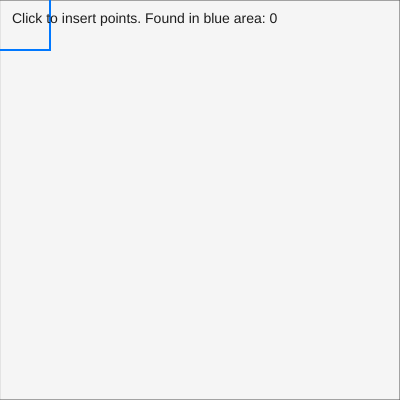
Frame 1 (no input)
Frame 60 (no input): identical to frame 1, image omitted
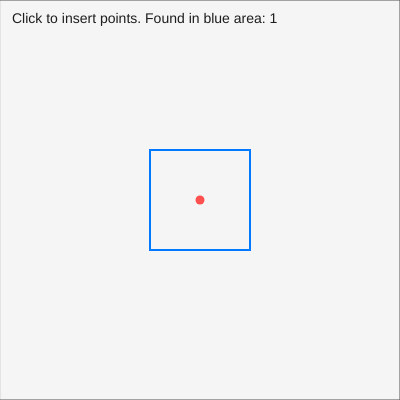
Frame 120 (the mouse pressed at the canvas centre since frame 60)

The p5.js sketch that drew these frames (run headless with seeded random() and noise() and a simulated clock; from frame 60 on, the mouse is pressed at the canvas centre):

// p5.js sketch
// ── sketch.js
let tree;
const querySize = 50;

function setup() {
  createCanvas(400, 400);

  // The root boundary covers the whole canvas.
  // Rectangle uses center x/y and half-width/half-height, so:
  // center = (width / 2, height / 2)
  // half size = (width / 2, height / 2)
  const boundary = new Rectangle(width / 2, height / 2, width / 2, height / 2);

  // The quadtree starts as one big node.
  // Each node can directly hold 4 points before it subdivides into 4 children.
  tree = new QuadTree(boundary, 4);
}

function draw() {
  background(245);

  // The search area follows the mouse.
  // It is also a Rectangle: center is mouseX/mouseY, size is querySize in each direction.
  const searchArea = new Rectangle(mouseX, mouseY, querySize, querySize);

  // Ask the quadtree: which inserted points are inside this search area?
  const foundPoints = tree.query(searchArea);

  // Draw the quadtree structure first, then the query area and points on top.
  drawQuadTree(tree);
  drawSearchArea(searchArea);
  drawPoints(tree);
  drawFoundPoints(foundPoints);
  drawInstructions(foundPoints.length);
}

function mousePressed() {
  // Convert the mouse click position into a Point.
  // The quadtree decides which node should store it.
  const point = new Point(mouseX, mouseY);
  tree.insert(point);
}

function drawQuadTree(node) {
  // Draw this node's rectangle boundary.
  // The stored boundary has half-width/half-height, but p5 rect needs full size,
  // so we multiply w and h by 2.
  stroke(80);
  strokeWeight(1);
  noFill();
  rectMode(CENTER);
  rect(node.boundary.x, node.boundary.y, node.boundary.w * 2, node.boundary.h * 2);

  // If this node has subdivided, draw each child node too.
  // This recursion is what shows the full quadtree grid.
  if (node.divided) {
    drawQuadTree(node.northwest);
    drawQuadTree(node.northeast);
    drawQuadTree(node.southwest);
    drawQuadTree(node.southeast);
  }
}

function drawPoints(node) {
  // Draw the points stored directly in this node.
  noStroke();
  fill(30);

  for (const point of node.points) {
    circle(point.x, point.y, 5);
  }

  // If this node has children, their points live inside those child nodes,
  // so we recursively draw points from every child.
  if (node.divided) {
    drawPoints(node.northwest);
    drawPoints(node.northeast);
    drawPoints(node.southwest);
    drawPoints(node.southeast);
  }
}

function drawSearchArea(searchArea) {
  // Draw the mouse-following query rectangle in blue.
  // This is the area we pass into tree.query(searchArea).
  stroke(0, 120, 255);
  strokeWeight(2);
  noFill();
  rectMode(CENTER);
  rect(searchArea.x, searchArea.y, searchArea.w * 2, searchArea.h * 2);
}

function drawFoundPoints(points) {
  // Draw the query results bigger and red so they stand out from normal points.
  noStroke();
  fill(255, 80, 80);

  for (const point of points) {
    circle(point.x, point.y, 9);
  }
}

function drawInstructions(foundCount) {
  // Show quick feedback about the current query result.
  noStroke();
  fill(30);
  textSize(14);
  textAlign(LEFT, TOP);
  text(`Click to insert points. Found in blue area: ${foundCount}`, 12, 12);
}

// ── board.js
class Point {
  constructor(x, y, data = null) {
    if (!Point.isValidCoordinate(x) || !Point.isValidCoordinate(y)) {
      throw new TypeError("Point coordinates must be finite numbers.");
    }

    this.x = x;
    this.y = y;
    this.data = data;
  }

  static isValidCoordinate(value) {
    return typeof value === "number" && Number.isFinite(value);
  }
}

class Rectangle {
  constructor(x, y, w, h) {
    if (
      !Point.isValidCoordinate(x) ||
      !Point.isValidCoordinate(y) ||
      !Rectangle.isValidDimension(w) ||
      !Rectangle.isValidDimension(h)
    ) {
      throw new TypeError(
        "Rectangle requires finite center coordinates and positive dimensions."
      );
    }

    this.x = x;
    this.y = y;
    this.w = w;
    this.h = h;
  }

  contains(point) {
    if (!(point instanceof Point)) {
      throw new TypeError("Rectangle.contains expects a Point.");
    }

    return (
      // x is between x - w and x + w
      // y is between y - h and y + h 
      // and return true if both are true
      point.x >= this.x - this.w &&
      point.x <= this.x + this.w &&
      point.y >= this.y - this.h &&
      point.y <= this.y + this.h
    );
  }


  intersects(rectangle) {
    if (!(rectangle instanceof Rectangle)) {
      throw new TypeError("Rectangle.intersects expects a Rectangle.");
    }

    return !(
      // rectangle is completely to the right of this rectangle
      // rectangle left edge > this right edge
      rectangle.x - rectangle.w > this.x + this.w ||

      // rectangle is completely to the left of this rectangle
      // rectangle right edge < this left edge
      rectangle.x + rectangle.w < this.x - this.w ||

      // rectangle is completely below this rectangle:
      // rectangle top edge > this bottom edge
      rectangle.y - rectangle.h > this.y + this.h ||

      // rectangle is completely above this rectangle:
      // rectangle bottom edge < this top edge
      rectangle.y + rectangle.h < this.y - this.h
    );
  }

  static isValidDimension(value) {
    return Point.isValidCoordinate(value) && value > 0;
  }
}

class QuadTree {
  constructor(boundary, capacity) {
    if (!(boundary instanceof Rectangle)) {
      throw new TypeError("QuadTree boundary must be a Rectangle.");
    }

    if (!QuadTree.isValidCapacity(capacity)) {
      throw new TypeError("QuadTree capacity must be a positive integer.");
    }

    this.boundary = boundary;
    this.capacity = capacity;
    this.points = [];
    this.divided = false;

    this.northwest = null;
    this.northeast = null;
    this.southwest = null;
    this.southeast = null;
  }

  insert(point) {
    if (!(point instanceof Point)) {
      throw new TypeError("QuadTree.insert expects a Point.");
    }

    if (!this.boundary.contains(point)) {
      return false;
    }

    if (this.points.length < this.capacity) {
      this.points.push(point);
      return true;
    }

    // If we reach this point, the capacity is reached
    // so we need to subdivide the quadtree
    if (!this.divided) {
      this.subdivide();
    }

    // Try to insert the point into the child nodes
    // and return true if the point is inserted into one of the child nodes
    return (
      this.northwest.insert(point) ||
      this.northeast.insert(point) ||
      this.southwest.insert(point) ||
      this.southeast.insert(point)
    );
  }

  subdivide() {
    if (this.divided) {
      return;
    }

    const { x, y, w, h } = this.boundary;
    const childWidth = w / 2;
    const childHeight = h / 2;

    const northwest = new Rectangle(x - childWidth, y - childHeight, childWidth, childHeight);
    const northeast = new Rectangle(x + childWidth, y - childHeight, childWidth, childHeight);
    const southwest = new Rectangle(x - childWidth, y + childHeight, childWidth, childHeight);
    const southeast = new Rectangle(x + childWidth, y + childHeight, childWidth, childHeight);

    this.northwest = new QuadTree(northwest, this.capacity);
    this.northeast = new QuadTree(northeast, this.capacity);
    this.southwest = new QuadTree(southwest, this.capacity);
    this.southeast = new QuadTree(southeast, this.capacity);
    this.divided = true;
  }

  query(searchArea, found = []) {
    if (!(searchArea instanceof Rectangle)) {
      throw new TypeError("QuadTree.query expects a Rectangle search area.");
    }

    if (!Array.isArray(found)) {
      throw new TypeError("QuadTree.query found argument must be an array.");
    }

    // First, check rectangle against rectangle:
    // if the search area does not touch this node's boundary,
    // then no point inside this node can be inside the search area.
    // Return the points we already found and skip this whole node.
    if (!this.boundary.intersects(searchArea)) {
      return found;
    }

    // Now we know the search area overlaps this node's boundary.
    // That does not mean every point in this node is inside the search area,
    // so we still check each stored point exactly.
    for (const point of this.points) {
      if (searchArea.contains(point)) {
        found.push(point);
      }
    }

    // If this node has children, repeat the same query logic in each child.
    // Children that do not intersect the search area will return immediately.
    if (this.divided) {
      this.northwest.query(searchArea, found);
      this.northeast.query(searchArea, found);
      this.southwest.query(searchArea, found);
      this.southeast.query(searchArea, found);
    }

    return found;
  }

  static isValidCapacity(value) {
    return Number.isInteger(value) && value > 0;
  }
}

if (typeof window !== "undefined") {
  window.Point = Point;
  window.Rectangle = Rectangle;
  window.QuadTree = QuadTree;
}

if (typeof module !== "undefined") {
  module.exports = { Point, Rectangle, QuadTree };
}
